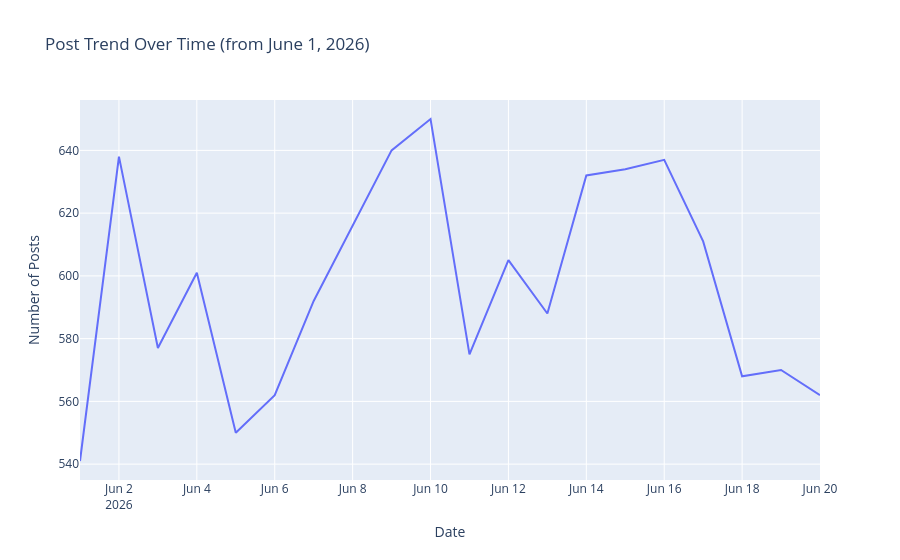

Write notebook code for a chart like this one.
### Markdown cell above
## Post Trend Over Time

### Code cell
df_posts['timestamp'] = pd.to_datetime(df_posts['timestamp'])
df_posts_grouped = df_posts.groupby(df_posts['timestamp'].dt.date).size().reset_index(name='count')
px.line(df_posts_grouped, x='timestamp', y='count', title='Post Trend Over Time (from June 1, 2026)', labels={'timestamp': 'Date', 'count': 'Number of Posts'})

### Figure 1 — Plotly figure (JSON) as saved in the notebook; plotly's stock layout.template omitted (floating-point values rounded to 4 significant figures)
{"data": [{"hovertemplate": "Date=%{x}<br>Number of Posts=%{y}<extra></extra>", "legendgroup": "", "line": {"color": "#636efa", "dash": "solid"}, "marker": {"symbol": "circle"}, "mode": "lines", "name": "", "orientation": "v", "showlegend": false, "type": "scatter", "x": ["2026-06-01", "2026-06-02", "2026-06-03", "2026-06-04", "2026-06-05", "2026-06-06", "2026-06-07", "2026-06-08", "2026-06-09", "2026-06-10", "2026-06-11", "2026-06-12", "2026-06-13", "2026-06-14", "2026-06-15", "2026-06-16", "2026-06-17", "2026-06-18", "2026-06-19", "2026-06-20"], "xaxis": "x", "y": [541, 638, 577, 601, 550, 562, 592, 616, 640, 650, 575, 605, 588, 632, 634, 637, 611, 568, 570, 562], "yaxis": "y"}], "layout": {"legend": {"tracegroupgap": 0}, "title": {"text": "Post Trend Over Time (from June 1, 2026)"}, "xaxis": {"anchor": "y", "domain": [0, 1], "title": {"text": "Date"}}, "yaxis": {"anchor": "x", "domain": [0, 1], "title": {"text": "Number of Posts"}}}}
